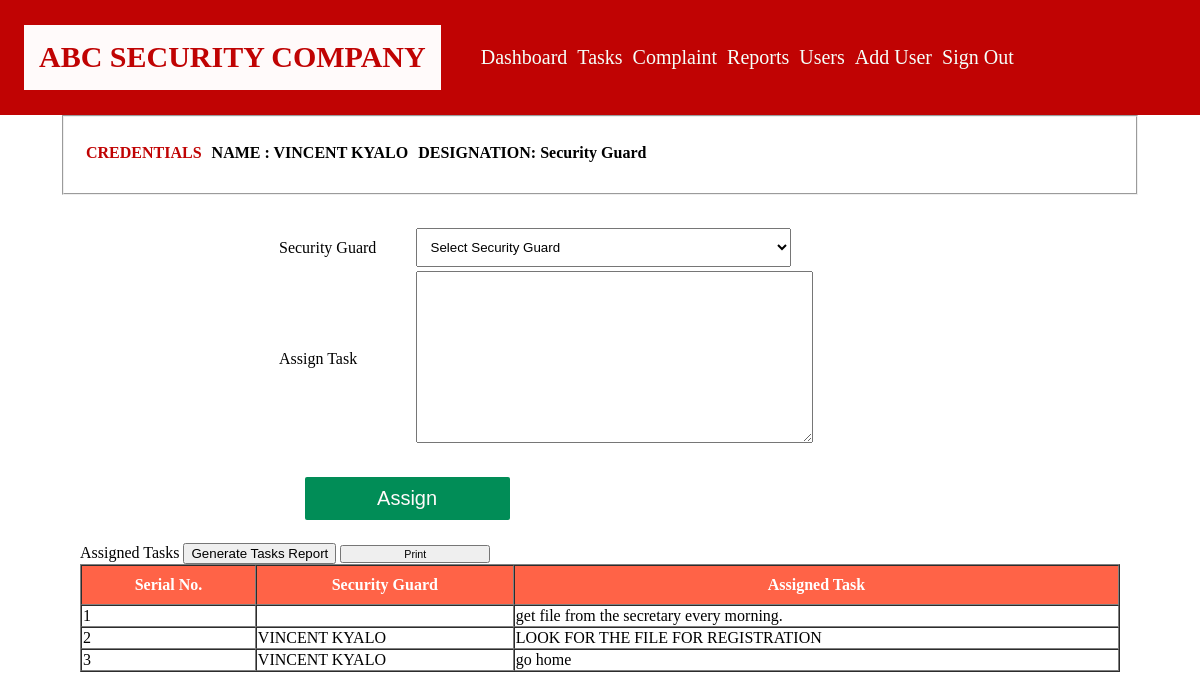
Page /Security/Admin/Tasks.php (signed in) on the committed database.
### tables this page shows
CREATE TABLE `abc_task` (
  `task_id` int(11) NOT NULL,
  `user_id` int(11) NOT NULL,
  `task` text NOT NULL,
  `status` text NOT NULL
);

CREATE TABLE `abc_users` (
  `user_id` int(11) NOT NULL,
  `user_name` text NOT NULL,
  `user_age` int(11) NOT NULL,
  `user_DoB` text NOT NULL,
  `user_gender` text NOT NULL,
  `user_designation` varchar(200) NOT NULL,
  `user_password` text NOT NULL
);

### Security/Database/task.php (called while the page is built, shortened)
<?php
require_once('sessions.php');
$taskdata = mysqli_query($conn,"SELECT * FROM abc_task");
?>

### Security/Admin/Tasks.php (the view, shortened to what this page needs)
<?php  require_once('header.php');?>
<?php  require_once('../Database/users.php');?>
<?php  require_once('../Database/task.php');?>
<section>
    <div class="container">
        <div class="task">
            <form action="" method="post">
            <table>
                <tr>
                    <td>Security Guard</td>
                    <td><select name="guard" id="guard" required>
                        <option value="">Select Security Guard</option>
                    </select></td>
                </tr>
                <tr>
                    <td>Assign Task</td>
                    <td><textarea name="task" id="guard" cols="30" rows="10" required></textarea></td>
</tr>
                <tr>
                    <td colspan="2"><input type="submit" name="assign"  class="btn" value="Assign"></td>
</tr>
            </table>
            </form>
        </div>
    </div>
</section>
<section>
    <div class="container">
        <div class="table">
            Assigned Tasks
            <input type="button" onclick="myApp.printTable()" value="Generate Tasks Report" />
            <input onclick="printDiv('page_printer');" type="button" value="Print" style="font-family: Verdana,Arial,sans-serif !important; font-size: 8pt !important; width: 150px !important;"></input>
            <table id="tab" border="1" cellspacing="0" width="100%">
                <tr>
                    <th>Serial No.</th>
                    <th>Security Guard</th>
                    <th>Assigned Task</th>
                </tr>
                <?php
                $i=1;
                while($task_data = mysqli_fetch_assoc($taskdata)){
                ?>
                <tr>
                    <td><?php echo $i; ?></td>
                    <td><?php
                    $userid = $task_data['user_id'];
                    $get_name = mysqli_query($conn,"SELECT user_name FROM abc_users WHERE user_id='$userid'");
                    $username = mysqli_fetch_assoc( $get_name);
                    echo $username['user_name'];
                    ?></td>
                    <td><?php echo $task_data['task']; ?></td>
                </tr>
<?php
$i++;
}?>
            </table>
        </div>
    </div>
</section>
<?php  require_once('footer.php');?>

### styles/decoration.css (style rules this page uses)
body { padding: 0px; margin: 0px; }
.container { width: 90%; margin: auto; }
.btn { color: snow; font-size: 20px; padding: 10px; border-radius: 2px; text-align: center; background-color: rgb(1, 141, 87); border-style: none; width: 40%; margin-left: 5%; margin-top: 5%; margin-right: 5%; }
.table { padding: 20px; }
.table table { width: 100%; }
.table table tr th { color: white; background-color: tomato; padding: 10px; }
.task { padding-top: 30px; width: 60%; margin: auto; }
.task table { width: 80%; }
#guard { width: 100%; padding: 10px; }

### rows in the picture
abc_task: task "get file from the secretary every morning."
abc_task: user.user_name "VINCENT KYALO", task "LOOK FOR THE FILE FOR REGISTRATION"
abc_task: user.user_name "VINCENT KYALO", task "go home"

### other values in the picture
$_SESSION["name"] "VINCENT KYALO"
$_SESSION["DESIGNATION"] "Security Guard"
